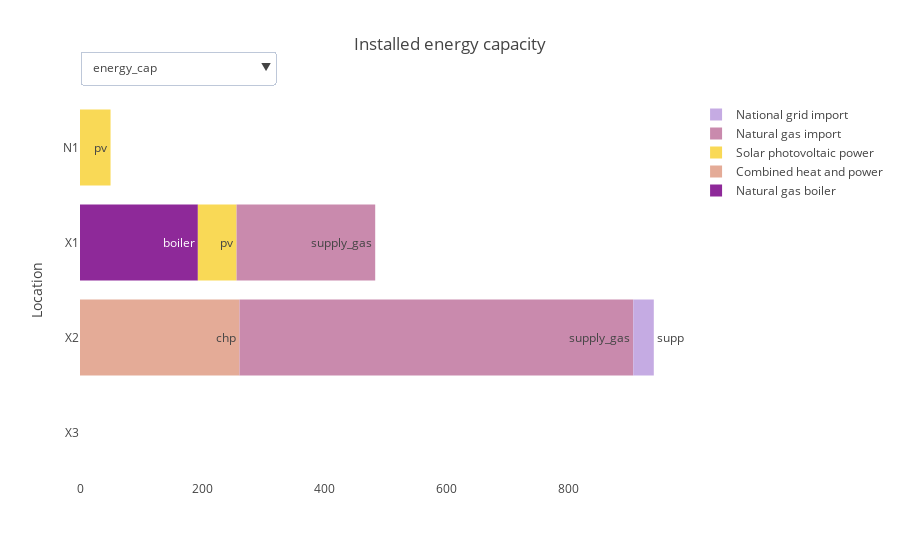

The code cell stored with this chart in its notebook:
### Code cell
# plot.capacities gives a graphical view of the non-timeseries variables, both input and output
model.plot.capacity()

### Figure 1 — Plotly figure (JSON) as saved in the notebook; plotly's stock layout.template omitted (floating-point values rounded to 4 significant figures)
{"data": [{"hoverinfo": "x+name", "legendgroup": "boiler", "marker": {"color": "#8E2999"}, "name": "Natural gas boiler", "orientation": "h", "text": "boiler", "type": "bar", "visible": true, "x": [null, null, 192.8, 0], "y": ["X3", "X2", "X1", "N1"]}, {"hoverinfo": "x+name", "legendgroup": "chp", "marker": {"color": "#E4AB97"}, "name": "Combined heat and power", "orientation": "h", "text": "chp", "type": "bar", "visible": true, "x": [null, 260.9, null, null], "y": ["X3", "X2", "X1", "N1"]}, {"hoverinfo": "x+name", "legendgroup": "pv", "marker": {"color": "#F9D956"}, "name": "Solar photovoltaic power", "orientation": "h", "text": "pv", "type": "bar", "visible": true, "x": [null, 0, 63.31, 50], "y": ["X3", "X2", "X1", "N1"]}, {"hoverinfo": "x+name", "legendgroup": "supply_gas", "marker": {"color": "#C98AAD"}, "name": "Natural gas import", "orientation": "h", "text": "supply_gas", "type": "bar", "visible": true, "x": [null, 644.3, 226.9, 0], "y": ["X3", "X2", "X1", "N1"]}, {"hoverinfo": "x+name", "legendgroup": "supply_grid_power", "marker": {"color": "#C5ABE3"}, "name": "National grid import", "orientation": "h", "text": "supply_grid_power", "type": "bar", "visible": true, "x": [null, 33.62, null, null], "y": ["X3", "X2", "X1", "N1"]}, {"hoverinfo": "x+name", "legendgroup": "boiler", "marker": {"color": "#8E2999"}, "name": "Natural gas boiler", "orientation": "h", "text": "boiler", "type": "bar", "visible": false, "x": [null, null, 600, 600], "y": ["X3", "X2", "X1", "N1"]}, {"hoverinfo": "x+name", "legendgroup": "chp", "marker": {"color": "#E4AB97"}, "name": "Combined heat and power", "orientation": "h", "text": "chp", "type": "bar", "visible": false, "x": [null, 1500, null, null], "y": ["X3", "X2", "X1", "N1"]}, {"hoverinfo": "x+name", "legendgroup": "pv", "marker": {"color": "#F9D956"}, "name": "Solar photovoltaic power", "orientation": "h", "text": "pv", "type": "bar", "visible": false, "x": [null, 250, 250, 50], "y": ["X3", "X2", "X1", "N1"]}, {"hoverinfo": "x+name", "legendgroup": "supply_gas", "marker": {"color": "#C98AAD"}, "name": "Natural gas import", "orientation": "h", "text": "supply_gas", "type": "bar", "visible": false, "x": [null, 2000, 2000, 2000], "y": ["X3", "X2", "X1", "N1"]}, {"hoverinfo": "x+name", "legendgroup": "supply_grid_power", "marker": {"color": "#C5ABE3"}, "name": "National grid import", "orientation": "h", "text": "supply_grid_power", "type": "bar", "visible": false, "x": [null, 2000, null, null], "y": ["X3", "X2", "X1", "N1"]}, {"hoverinfo": "x+name", "legendgroup": "pv", "marker": {"color": "#F9D956"}, "name": "Solar photovoltaic power", "orientation": "h", "text": "pv", "type": "bar", "visible": false, "x": [null, 0, 443.2, 350], "y": ["X3", "X2", "X1", "N1"]}, {"hoverinfo": "x+name", "legendgroup": "pv", "marker": {"color": "#F9D956"}, "name": "Solar photovoltaic power", "orientation": "h", "text": "pv", "type": "bar", "visible": false, "x": [null, 1500, 1500, 1500], "y": ["X3", "X2", "X1", "N1"]}, {"hoverinfo": "x+name", "legendgroup": "pv", "marker": {"color": "#F9D956"}, "name": "Solar photovoltaic power", "orientation": "h", "text": "pv", "type": "bar", "visible": false, "x": [null, 0, 49.32, 38.95], "y": ["X3", "X2", "X1", "N1"]}, {"hoverinfo": "x+name", "legendgroup": "boiler", "marker": {"color": "#8E2999"}, "name": "Natural gas boiler", "orientation": "h", "text": "boiler", "type": "bar", "visible": false, "x": [0, 0, 0.1538], "y": ["heat", "gas", "electricity"]}, {"hoverinfo": "x+name", "legendgroup": "chp", "marker": {"color": "#E4AB97"}, "name": "Combined heat and power", "orientation": "h", "text": "chp", "type": "bar", "visible": false, "x": [0.7356, 0, 0.5885], "y": ["heat", "gas", "electricity"]}, {"hoverinfo": "x+name", "legendgroup": "pv", "marker": {"color": "#F9D956"}, "name": "Solar photovoltaic power", "orientation": "h", "text": "pv", "type": "bar", "visible": false, "x": [0.2019, 0, 0], "y": ["heat", "gas", "electricity"]}, {"hoverinfo": "x+name", "legendgroup": "supply_gas", "marker": {"color": "#C98AAD"}, "name": "Natural gas import", "orientation": "h", "text": "supply_gas", "type": "bar", "visible": false, "x": [0, 0.5841, 0], "y": ["heat", "gas", "electricity"]}, {"hoverinfo": "x+name", "legendgroup": "supply_grid_power", "marker": {"color": "#C5ABE3"}, "name": "National grid import", "orientation": "h", "text": "supply_grid_power", "type": "bar", "visible": false, "x": [0.07874, 0, 0], "y": ["heat", "gas", "electricity"]}, {"hoverinfo": "x+name", "legendgroup": "boiler", "marker": {"color": "#8E2999"}, "name": "Natural gas boiler", "orientation": "h", "text": "boiler", "type": "bar", "visible": false, "x": [null, null, 0.003525], "y": ["heat", "gas", "electricity"]}, {"hoverinfo": "x+name", "legendgroup": "chp", "marker": {"color": "#E4AB97"}, "name": "Combined heat and power", "orientation": "h", "text": "chp", "type": "bar", "visible": false, "x": [0.01682, null, 0.02103], "y": ["heat", "gas", "electricity"]}, {"hoverinfo": "x+name", "legendgroup": "pv", "marker": {"color": "#F9D956"}, "name": "Solar photovoltaic power", "orientation": "h", "text": "pv", "type": "bar", "visible": false, "x": [0.0449, null, null], "y": ["heat", "gas", "electricity"]}, {"hoverinfo": "x+name", "legendgroup": "supply_gas", "marker": {"color": "#C98AAD"}, "name": "Natural gas import", "orientation": "h", "text": "supply_gas", "type": "bar", "visible": false, "x": [null, 0.02502, null], "y": ["heat", "gas", "electricity"]}, {"hoverinfo": "x+name", "legendgroup": "supply_grid_power", "marker": {"color": "#C5ABE3"}, "name": "National grid import", "orientation": "h", "text": "supply_grid_power", "type": "bar", "visible": false, "x": [0.116, null, null], "y": ["heat", "gas", "electricity"]}], "layout": {"autosize": true, "barmode": "relative", "hovermode": "closest", "legend": {"traceorder": "reversed"}, "title": "Installed energy capacity", "updatemenus": [{"active": 0, "buttons": [{"args": [{"visible": [true, true, true, true, true, false, false, false, false, false, false, false, false, false, false, false, false, false, false, false, false, false, false]}, {"barmode": "relative", "title": "Installed energy capacity", "xaxis": {"title": "Installed energy capacity"}, "yaxis": {"title": "Location"}}], "label": "energy_cap", "method": "update"}, {"args": [{"visible": [false, false, false, false, false, true, true, true, true, true, false, false, false, false, false, false, false, false, false, false, false, false, false]}, {"barmode": "relative", "title": "Maximum allowed energy capacity", "xaxis": {"title": "Installed energy capacity"}, "yaxis": {"title": "Location"}}], "label": "energy_cap_max", "method": "update"}, {"args": [{"visible": [false, false, false, false, false, false, false, false, false, false, true, false, false, false, false, false, false, false, false, false, false, false, false]}, {"barmode": "relative", "title": "Installed area", "xaxis": {"title": "Installed area"}, "yaxis": {"title": "Location"}}], "label": "resource_area", "method": "update"}, {"args": [{"visible": [false, false, false, false, false, false, false, false, false, false, false, true, false, false, false, false, false, false, false, false, false, false, false]}, {"barmode": "relative", "title": "Maximum allowed area", "xaxis": {"title": "Installed area"}, "yaxis": {"title": "Location"}}], "label": "resource_area_max", "method": "update"}, {"args": [{"visible": [false, false, false, false, false, false, false, false, false, false, false, false, true, false, false, false, false, false, false, false, false, false, false]}, {"barmode": "relative", "title": "Installed capacity", "xaxis": {"title": "Installed capacity"}, "yaxis": {"title": "Location"}}], "label": "resource_cap", "method": "update"}, {"args": [{"visible": [false, false, false, false, false, false, false, false, false, false, false, false, false, true, true, true, true, true, false, false, false, false, false]}, {"barmode": "group", "title": "Systemwide capacity factor", "xaxis": {"title": "Systemwide capacity factor"}, "yaxis": {"title": "Carrier"}}], "label": "systemwide_capacity_factor", "method": "update"}, {"args": [{"visible": [false, false, false, false, false, false, false, false, false, false, false, false, false, false, false, false, false, false, true, true, true, true, true]}, {"barmode": "group", "title": "Systemwide levelised cost", "xaxis": {"title": "Systemwide levelised cost"}, "yaxis": {"title": "Carrier"}}], "label": "systemwide_levelised_cost", "method": "update"}], "pad": {"b": 0.05, "l": 0.05, "r": 0.05, "t": 0.05}, "type": "dropdown", "x": 0, "xanchor": "left", "y": 1.13}], "yaxis": {"showticklabels": true, "title": "Location"}}}
